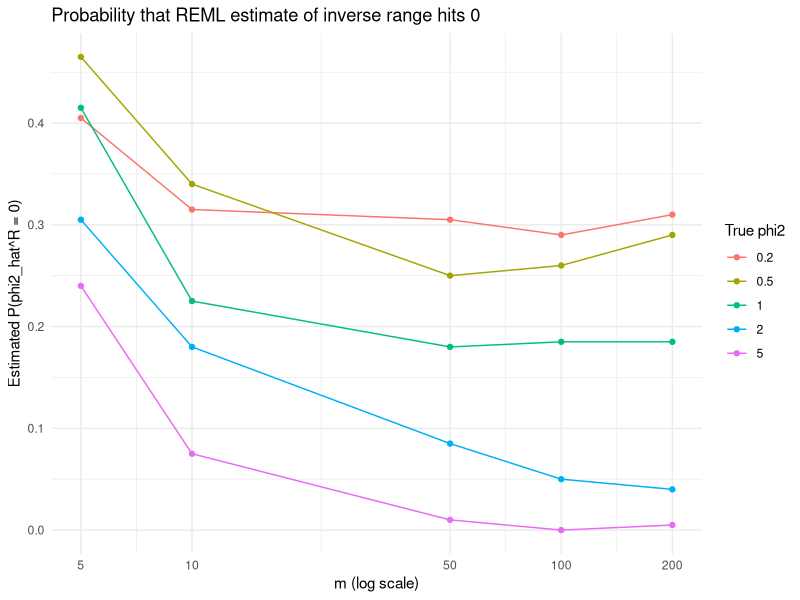

R code for this plot:
library(MASS)
library(ggplot2)

set.seed(123)

## build covariance K(r) = (phi1/phi2) * exp(-phi2 * r)
exp_cov_phi <- function(D, phi1, phi2) {
  (phi1 / phi2) * exp(-phi2 * D)
}

## REML log-likelihood for given phi2, given fixed distance matrix D
reml_loglik_phi2 <- function(phi2, y, D) {
  if (phi2 <= 0) return(-Inf)
  m <- length(y)

  # correlation-type matrix R(phi2) = exp(-phi2 * D)
  R <- exp(-phi2 * D)

  # Cholesky for speed and stability
  L <- tryCatch(chol(R), error = function(e) NULL)
  if (is.null(L)) return(-Inf)

  # log|R| from Cholesky
  logdetR <- 2 * sum(log(diag(L)))

  # solve R^{-1} * v via triangular solves
  solve_R <- function(v) {
    # solves R x = v
    backsolve(L, forwardsolve(t(L), v))
  }

  one   <- rep(1, m)
  Rinvy <- solve_R(y)
  Rinv1 <- solve_R(one)

  yRinvy   <- sum(y * Rinvy)
  oneRinv1 <- sum(one * Rinv1)
  yRinv1   <- sum(y * Rinv1)

  beta_hat <- yRinv1 / oneRinv1
  resid    <- y - beta_hat * one

  Rinv_resid       <- solve_R(resid)
  resid_Rinv_resid <- sum(resid * Rinv_resid)

  sigma2_hat <- resid_Rinv_resid / m
  if (sigma2_hat <= 0) return(-Inf)

  # restricted log-likelihood up to constant
  ll <- -0.5 * ((m - 1) * log(sigma2_hat) + logdetR + log(oneRinv1))
  ll
}

fit_reml_phi2 <- function(y, D, phi2_max = 10) {
  opt <- optimize(
    f        = reml_loglik_phi2,
    interval = c(1e-6, phi2_max),
    maximum  = TRUE,
    y = y,
    D = D
  )
  list(phi2_hat = opt$maximum, ll_max = opt$objective)
}

## ---- simulation setup ----

m_vals    <- c(5, 10, 50, 100, 200)
phi2_true <- c(0.2, 0.5, 1, 2, 5)
phi1_true <- 1
beta_true <- 0

n_rep <- 200  # reduce from 500 for speed; increase later if needed

results <- expand.grid(
  m    = m_vals,
  phi2 = phi2_true
)
results$prob_hat_zero <- NA_real_

## ---- main loop ----

for (i in seq_len(nrow(results))) {
  m    <- results$m[i]
  phi2 <- results$phi2[i]

  count_zero <- 0

  # locations fixed within this (m, phi2) cell: share D across reps
  coords <- cbind(runif(m), runif(m))
  D      <- as.matrix(dist(coords))

  for (rep in 1:n_rep) {
    Sigma <- exp_cov_phi(D, phi1 = phi1_true, phi2 = phi2)
    y     <- as.numeric(mvrnorm(1, mu = rep(beta_true, m), Sigma = Sigma))

    fit <- fit_reml_phi2(y, D, phi2_max = 10)
    if (fit$phi2_hat < 1e-4) count_zero <- count_zero + 1
  }

  results$prob_hat_zero[i] <- count_zero / n_rep
  cat("Done m =", m, ", phi2 =", phi2,
      ", prob_hat_zero =", results$prob_hat_zero[i], "\n")
}

## ---- plot ----

ggplot(results, aes(x = m, y = prob_hat_zero,
                    color = factor(phi2), group = phi2)) +
  geom_line() +
  geom_point() +
  scale_x_continuous(trans = "log10", breaks = m_vals) +
  labs(x = "m (log scale)",
       y = "Estimated P(phi2_hat^R = 0)",
       color = "True phi2",
       title = "Probability that REML estimate of inverse range hits 0") +
  theme_minimal()
